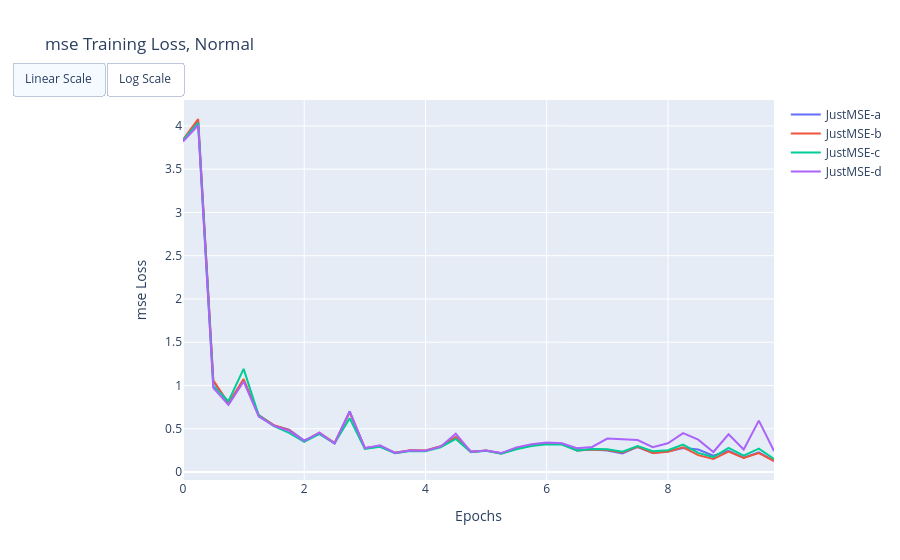

Notebook source saved alongside this figure:
### Code cell
plot_loss(log_dicts, loss_type='mse', title='Normal')
